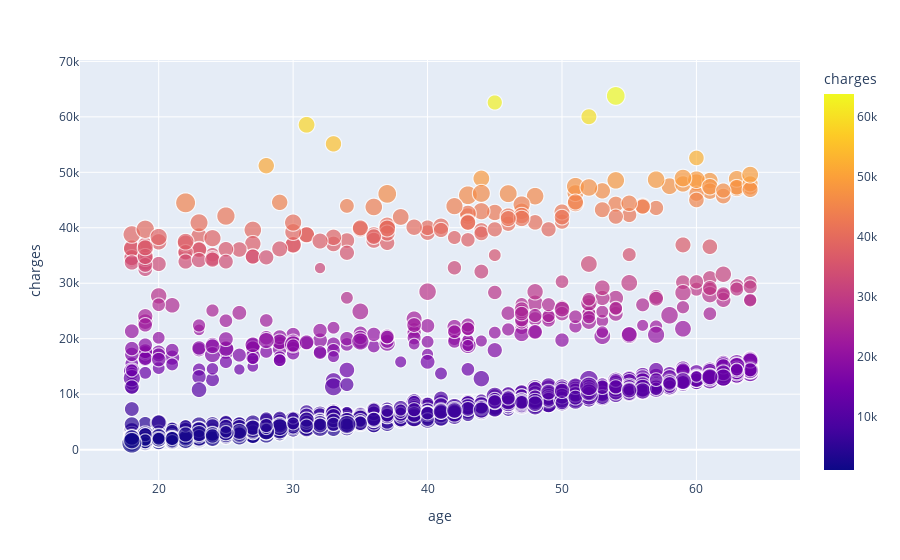

Notebook code for this chart:
### Markdown cell above
Zoom into the target-predictor variable pair with the largest correlation.

We observe an upward trend but there exist different clusters.

### Code cell
fig = px.scatter(
    medical_df, x="age", y="charges", color="charges", size="bmi", hover_data=["bmi"]
)

fig.show()

### Figure 1 — Plotly figure (JSON) as saved in the notebook; plotly's stock layout.template omitted (floating-point values rounded to 4 significant figures; data arrays with more than 128 entries replaced by an {"elided": "..."} marker saying what was removed)
{"data": [{"customdata": {"elided": "1337x1 float values"}, "hoverlabel": {"namelength": 0}, "hovertemplate": "age=%{x}<br>charges=%{marker.color}<br>bmi=%{customdata[0]}", "legendgroup": "", "marker": {"color": {"elided": "1337 float values"}, "coloraxis": "coloraxis", "size": {"elided": "1337 float values"}, "sizemode": "area", "sizeref": 0.1328, "symbol": "circle"}, "mode": "markers", "name": "", "showlegend": false, "type": "scattergl", "x": {"elided": "1337 int values"}, "xaxis": "x", "y": {"elided": "1337 float values"}, "yaxis": "y"}], "layout": {"coloraxis": {"colorbar": {"title": {"text": "charges"}}, "colorscale": [[0, "#0d0887"], [0.1111, "#46039f"], [0.2222, "#7201a8"], [0.3333, "#9c179e"], [0.4444, "#bd3786"], [0.5556, "#d8576b"], [0.6667, "#ed7953"], [0.7778, "#fb9f3a"], [0.8889, "#fdca26"], [1, "#f0f921"]]}, "legend": {"itemsizing": "constant", "tracegroupgap": 0}, "margin": {"t": 60}, "xaxis": {"anchor": "y", "domain": [0, 1], "title": {"text": "age"}}, "yaxis": {"anchor": "x", "domain": [0, 1], "title": {"text": "charges"}}}}
